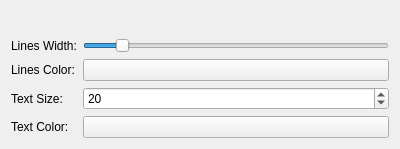
<?xml version="1.0" encoding="UTF-8"?>
<ui version="4.0">
 <class>vcl::qt::InfoEditorSettingsFrame</class>
 <widget class="QFrame" name="vcl::qt::InfoEditorSettingsFrame">
  <property name="geometry">
   <rect>
    <x>0</x>
    <y>0</y>
    <width>400</width>
    <height>149</height>
   </rect>
  </property>
  <property name="windowTitle">
   <string>Frame</string>
  </property>
  <layout class="QGridLayout" name="gridLayout">
   <item row="1" column="0">
    <widget class="QLabel" name="linesWidthLabel">
     <property name="text">
      <string>Lines Width:</string>
     </property>
    </widget>
   </item>
   <item row="0" column="0" colspan="2">
    <widget class="vcl::qt::EditModeSettingsFrame" name="editModeFrame">
     <property name="frameShape">
      <enum>QFrame::Shape::NoFrame</enum>
     </property>
     <property name="frameShadow">
      <enum>QFrame::Shadow::Plain</enum>
     </property>
    </widget>
   </item>
   <item row="1" column="1">
    <widget class="QSlider" name="linesWidthSlider">
     <property name="minimum">
      <number>1</number>
     </property>
     <property name="maximum">
      <number>10</number>
     </property>
     <property name="value">
      <number>2</number>
     </property>
     <property name="orientation">
      <enum>Qt::Orientation::Horizontal</enum>
     </property>
    </widget>
   </item>
   <item row="2" column="0">
    <widget class="QLabel" name="label">
     <property name="text">
      <string>Lines Color:</string>
     </property>
    </widget>
   </item>
   <item row="2" column="1">
    <widget class="vcl::qt::ColorPushButton" name="colorPushButton">
     <property name="text">
      <string/>
     </property>
    </widget>
   </item>
   <item row="3" column="0">
    <widget class="QLabel" name="textSizeLabel">
     <property name="text">
      <string>Text Size:</string>
     </property>
    </widget>
   </item>
   <item row="3" column="1">
    <widget class="QSpinBox" name="textSizeSpinBox">
     <property name="minimum">
      <number>5</number>
     </property>
     <property name="maximum">
      <number>100</number>
     </property>
     <property name="value">
      <number>20</number>
     </property>
    </widget>
   </item>
   <item row="4" column="0">
    <widget class="QLabel" name="textColorLabel">
     <property name="text">
      <string>Text Color:</string>
     </property>
    </widget>
   </item>
   <item row="4" column="1">
    <widget class="vcl::qt::ColorPushButton" name="textColorPushButton">
     <property name="text">
      <string/>
     </property>
    </widget>
   </item>
  </layout>
 </widget>
 <customwidgets>
  <customwidget>
   <class>vcl::qt::EditModeSettingsFrame</class>
   <extends>QFrame</extends>
   <header>vclib/qt/gui/toolbar_frames/settings/edit_mode_settings_frame.h</header>
   <container>1</container>
  </customwidget>
  <customwidget>
   <class>vcl::qt::ColorPushButton</class>
   <extends>QPushButton</extends>
   <header>vclib/qt/gui/color_push_button.h</header>
  </customwidget>
 </customwidgets>
 <resources/>
 <connections/>
</ui>
